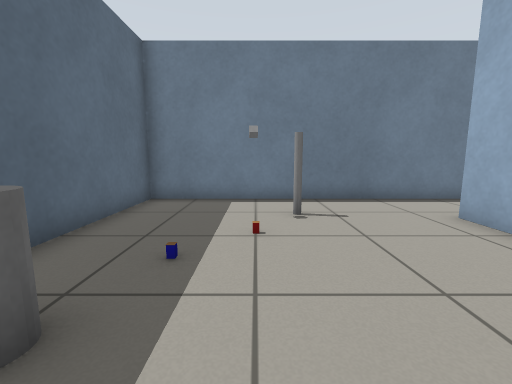
view 1 (above)

14 first-person views from a walk through a world built for the Gazebo simulator. The camera is 0.72 m above the floor, tilts 8° down and sees 90° across. The floor is counted in squares, 0.5 m on a side. Each view is taken from the middle of a square. On the plan, view 1 faces up. The plan holds only what a view shows up to about 13 squares ahead; the rest is blank. Surface patterns are stand-ins for the level's own textures.

view 2
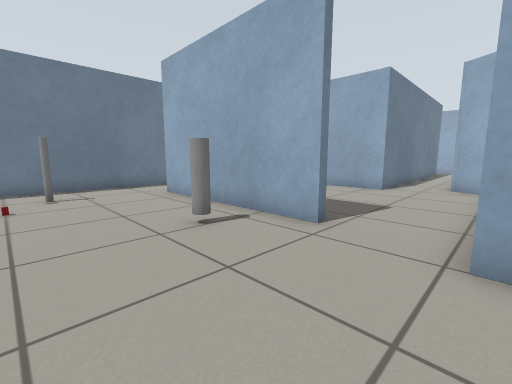

view 3
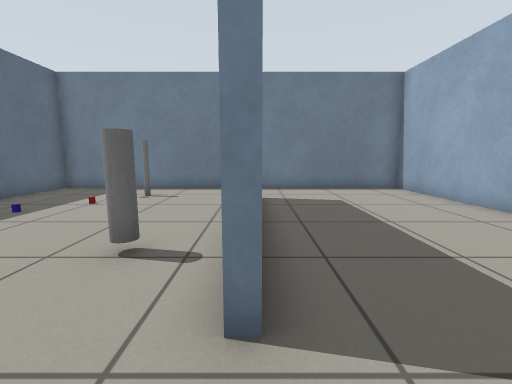

view 4
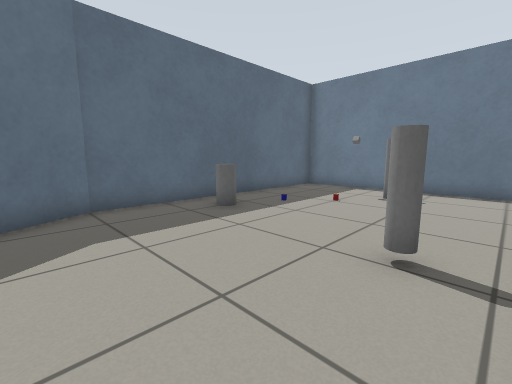

view 5
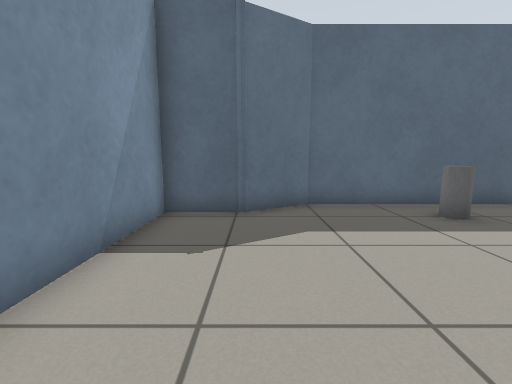

view 6
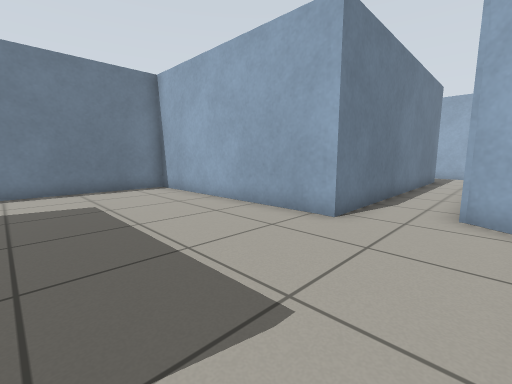

view 7
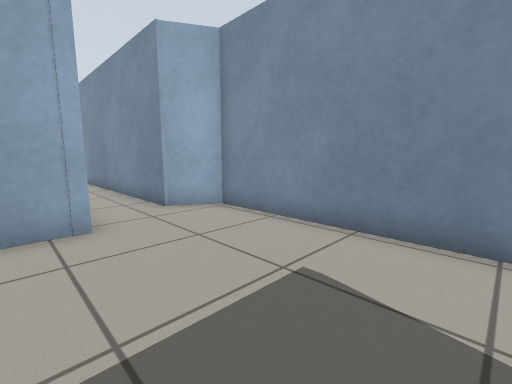

view 8
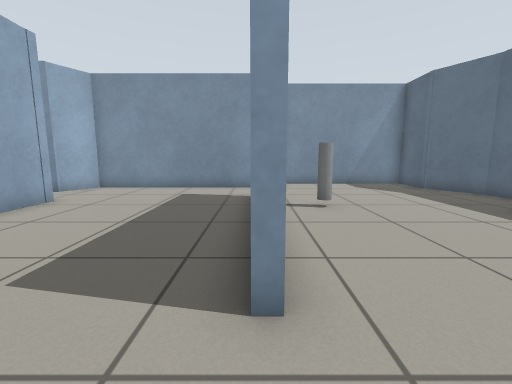

view 9
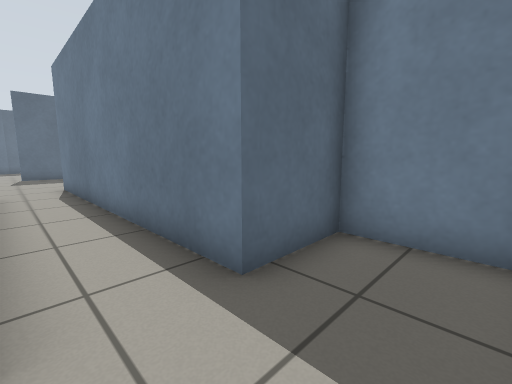

view 10
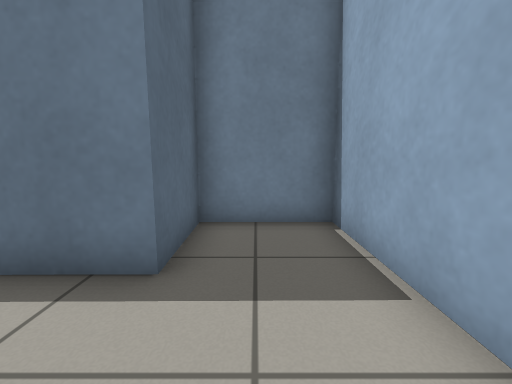

view 11
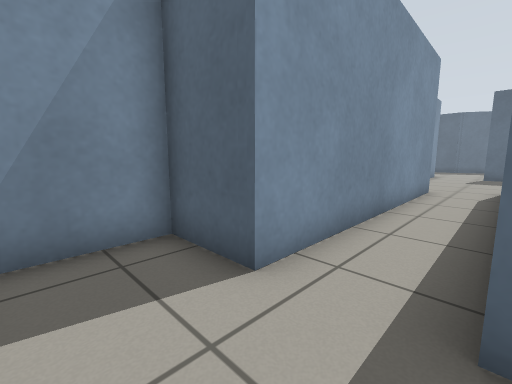

view 12
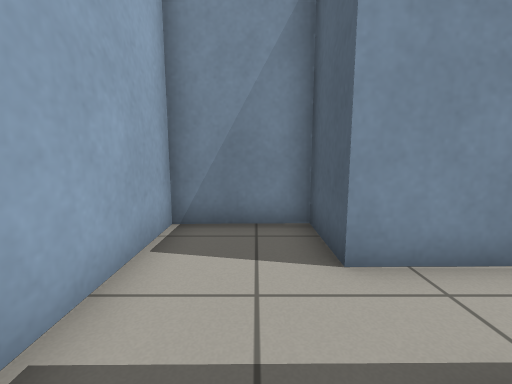

view 13
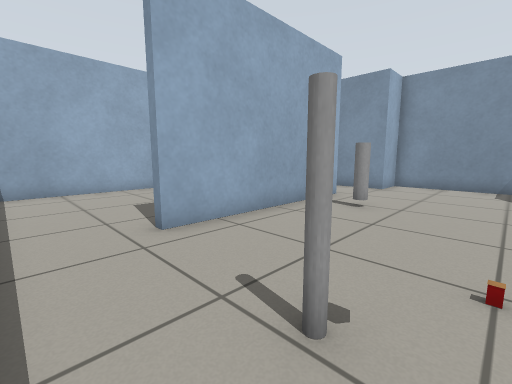

view 14
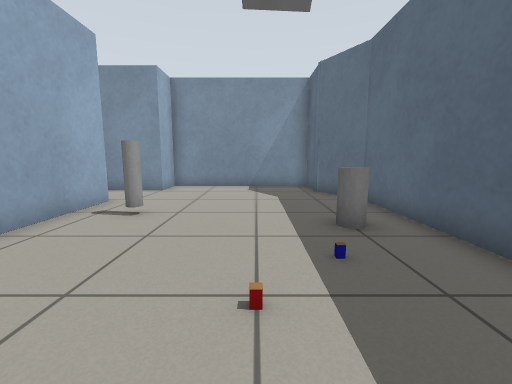

### Floor plan
Ten units are one square. View 1 is at (0, 0); x grows to the right and y downward. Boxes are objects, and circles mark ways between rooms. Rooms are numbered by the first view taken in them; rooms with no view inside come last. Other rooms are left out.
<svg viewBox="-41 -91 304 150">
<path fill="none" stroke="#000" d="M47 11 47 -59M44 -86 -36 -86 -36 15 -25 34 -25 54 39 54 39 38M51 11 47 11M47 -59 51 -59M154 1 115 1 114 -86 44 -86M39 38 122 38 131 23 156 23M156 23 228 22 228 44 258 43 257 -25 228 -25 228 0 154 1"/>
<rect x="-25" y="-25" width="10" height="10" fill="#bbb"><title>grey cylinder</title></rect>
<rect x="-15" y="-35" width="10" height="10" fill="#bbb"><title>table</title></rect>
<rect x="-5" y="-55" width="10" height="10" fill="#bbb"><title>table</title></rect>
<rect x="-5" y="-65" width="10" height="10" fill="#bbb"><title>grey box</title></rect>
<rect x="5" y="-65" width="10" height="10" fill="#bbb"><title>grey pole</title></rect>
<rect x="25" y="-15" width="10" height="10" fill="#bbb"><title>grey cylinder</title></rect>
<circle cx="50" cy="-70" r="3" fill="#2a7"/>
<circle cx="50" cy="25" r="3" fill="#2a7"/>
<circle cx="160" cy="10" r="3" fill="#2a7"/>
<text x="10" y="-20">1</text>
<text x="90" y="-20">2</text>
<text x="230" y="10">3</text>
</svg>
Room 1 opens to room 2. Room 2 opens to room 3.

Where each view was taken, in squares from view 1:
view 1: 0 up, 0 right, facing up
view 2: 4 down, 0 right, facing up-right
view 3: 3 down, 5 right, facing up
view 4: 3 down, 4 right, facing up-left
view 5: 3 down, 4 right, facing left
view 6: 3 down, 6 right, facing up-right
view 7: 1 up, 6 right, facing down-right
view 8: 8 up, 5 right, facing down
view 9: 2 down, 25 right, facing up-left
view 10: 3 down, 24 right, facing up
view 11: 0 up, 25 right, facing down-left
view 12: 1 up, 24 right, facing down
view 13: 8 up, 0 right, facing down-right
view 14: 7 up, 0 right, facing down
